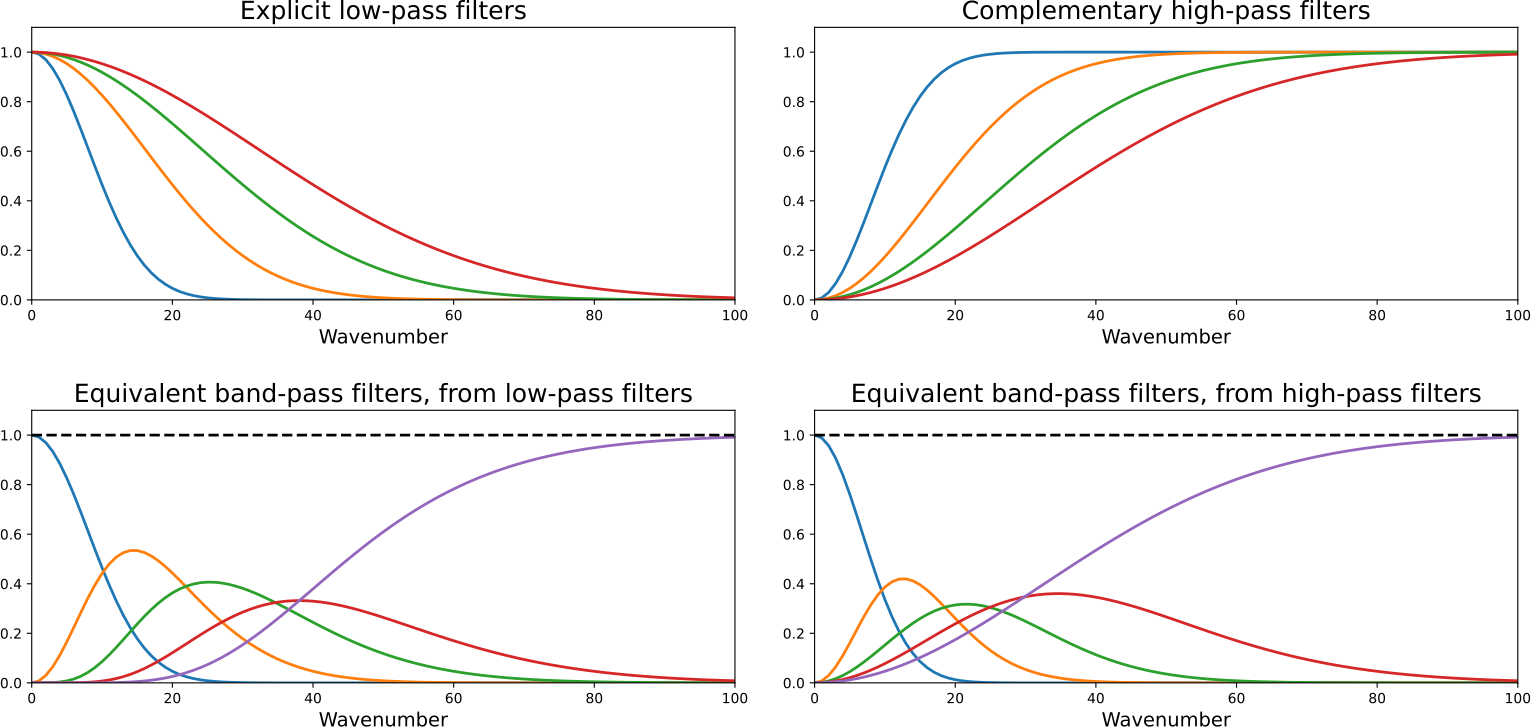

Source code (Python):
#!/usr/bin/env python3

import matplotlib.pyplot as plt
import numpy as np
import os

# Parameters
nsmax = 100
nf = 5

# Wavenumbers
wn = np.linspace(0, nsmax, nsmax+1)

# Explicit filters
lpf = np.zeros((nsmax+1, nf-1))
hpf = np.zeros((nsmax+1, nf-1))
for i in range(nf-1):
  L = 0.4*(i+1)*(nsmax+1)/nf
  for k in range(nsmax+1):
    lpf[k,i] = np.exp(-0.5*(k/L)**2)
    hpf[k,i] = 1.0-lpf[k,i]

# Equivalent band-pass filters
bpf_from_lpf = np.ones((nsmax+1, nf))
bpf_from_hpf = np.ones((nsmax+1, nf))
bpf_from_lpf[:,0] = lpf[:,0]
bpf_from_hpf[:,nf-1] = hpf[:,nf-2]
for j in range(1,nf):
  bpf_from_lpf[:,j] *= (1.0-lpf[:,0])
  bpf_from_hpf[:,nf-1-j] *= (1.0-hpf[:,nf-2])
for i in range(1,nf-1):
  bpf_from_lpf[:,i] *= lpf[:,i]
  bpf_from_hpf[:,nf-1-i] *= hpf[:,nf-2-i]
  for j in range(i+1,nf):
    bpf_from_lpf[:,j] *= (1.0-lpf[:,i])
    bpf_from_hpf[:,nf-1-j] *= (1.0-hpf[:,nf-2-i])
bpf_from_lpf_sum = np.sum(bpf_from_lpf, axis=1)
bpf_from_hpf_sum = np.sum(bpf_from_hpf, axis=1)

# Plot
fig,ax = plt.subplots(ncols=2, nrows=2, figsize=(16,8))
ax[0][0].plot(wn, lpf, linewidth=2.0)
ax[0][0].set_title("Explicit low-pass filters", fontsize=18)
ax[0][0].set_xlabel("Wavenumber", fontsize=14)
ax[0][0].set_xlim(0, nsmax)
ax[0][0].set_ylim(0, 1.1)

ax[0][1].plot(wn, hpf, linewidth=2.0)
ax[0][1].set_title("Complementary high-pass filters", fontsize=18)
ax[0][1].set_xlabel("Wavenumber", fontsize=14)
ax[0][1].set_xlim(0, nsmax)
ax[0][1].set_ylim(0, 1.1)

ax[1][0].plot(wn, bpf_from_lpf, linewidth=2.0)
ax[1][0].plot(wn, bpf_from_lpf_sum, '--k', linewidth=2.0)
ax[1][0].set_title("Equivalent band-pass filters, from low-pass filters", fontsize=18)
ax[1][0].set_xlabel("Wavenumber", fontsize=14)
ax[1][0].set_xlim(0, nsmax)
ax[1][0].set_ylim(0, 1.1)

ax[1][1].plot(wn, bpf_from_hpf, linewidth=2.0)
ax[1][1].plot(wn, bpf_from_hpf_sum, '--k', linewidth=2.0)
ax[1][1].set_title("Equivalent band-pass filters, from high-pass filters", fontsize=18)
ax[1][1].set_xlabel("Wavenumber", fontsize=14)
ax[1][1].set_xlim(0, nsmax)
ax[1][1].set_ylim(0, 1.1)

fig.tight_layout(pad=2.5)
plt.savefig('filters_equivalence.pdf', format='pdf', dpi=300)
plt.close()
os.system('pdfcrop filters_equivalence.pdf filters_equivalence.pdf')
